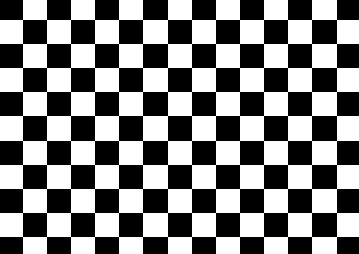
#> input picture images/checkboard.png, 359 x 254 px, found by its file name
$ python -i map_utils.py   (imports and definitions only)
#> lines starting #> are read from the running program, lines starting #| are printed output that depends on the picture; after the words box and inside, x2 and y2 are one past the last pixel; in counts of white or black regions, pixels touching at a corner belong together
import cv2
import math


def sample_image(obstacle_map, x, y, outside_value=255):
    x = int(round(x))
    y = int(round(y))
    max_y = obstacle_map.shape[0]
    max_x = obstacle_map.shape[1]
    if x >= max_x or x < 0 or y >= max_y or y < 0:
        return outside_value
    else:
        return obstacle_map[y][x]


def get_pattern(pattern_path="images/checkboard.png"):
#> called with pattern_path = 'images/checkboard.png'
    if not pattern_path:
        pattern_path = "images/checkboard.png"

    pattern = cv2.bitwise_not(cv2.imread(pattern_path)[::-1, :, :])
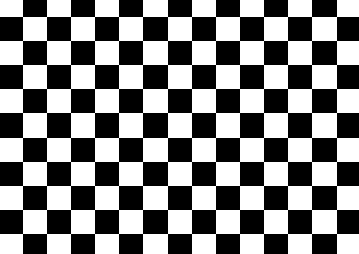
#> pattern: shape (254, 359, 3); 50.1% white; 1 black region, box (x1, y1, x2, y2) and area: (0, 0, 359, 254) 45467
    pattern = cv2.cvtColor(pattern, cv2.COLOR_BGR2GRAY)
    # _, pattern = cv2.threshold(pattern, 70, 255, cv2.THRESH_BINARY)
    pattern = cv2.resize(pattern, dsize=((420-5)*2, (297-5)*2))
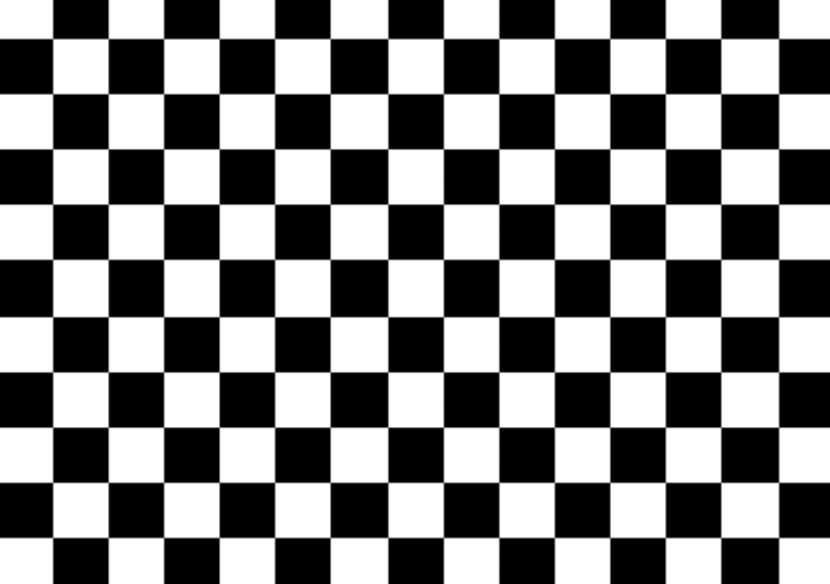
#> pattern: shape (584, 830); min 0, max 255, mean 127.8
    return pattern


def get_distance(point1, point2):
    """returns the distance between 2 points with format (x, y, theta)"""
    if len(point1) == 3:
        x1, y1, _ = point1
    else:
        x1, y1 = point1

    if len(point2) == 3:
        x2, y2, _ = point2
    else:
        x2, y2 = point2
    return math.sqrt((x1 - x2) ** 2 + (y1 - y2) ** 2)

>>> result = get_pattern()

$ run again, with images/Capture.PNG copied over images/checkboard.png
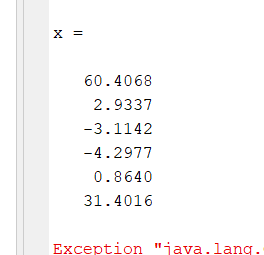
#> input picture images/Capture.PNG, 264 x 255 px, found by its file name
#> in get_pattern, `pattern = cv2.cvtColor(pattern, cv2.COLOR_BGR2GRAY)`:
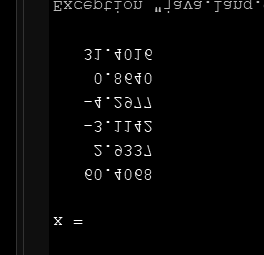
#> pattern: shape (255, 264); min 0, max 255, mean 6.4
#> in get_pattern, `pattern = cv2.resize(pattern, dsize=((420-5)*2, (297-5)*2))`:
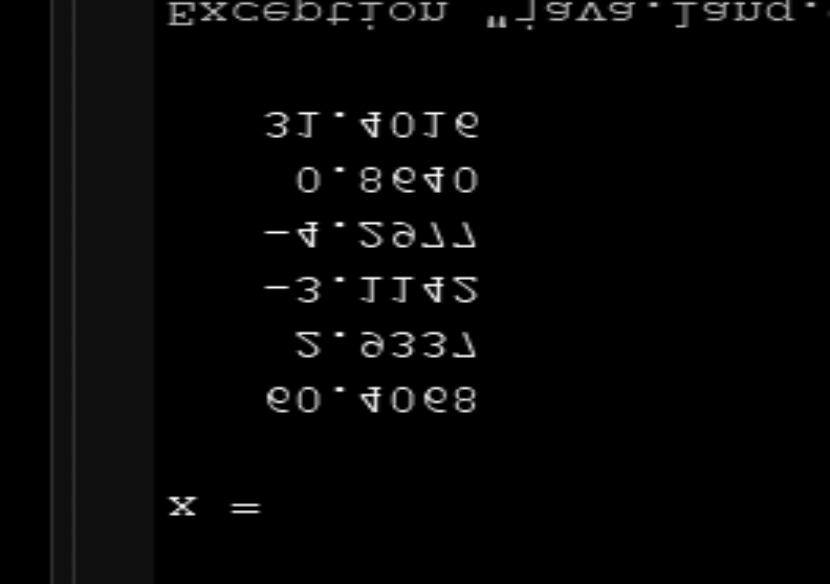
#> pattern: shape (584, 830); min 0, max 253, mean 6.4
